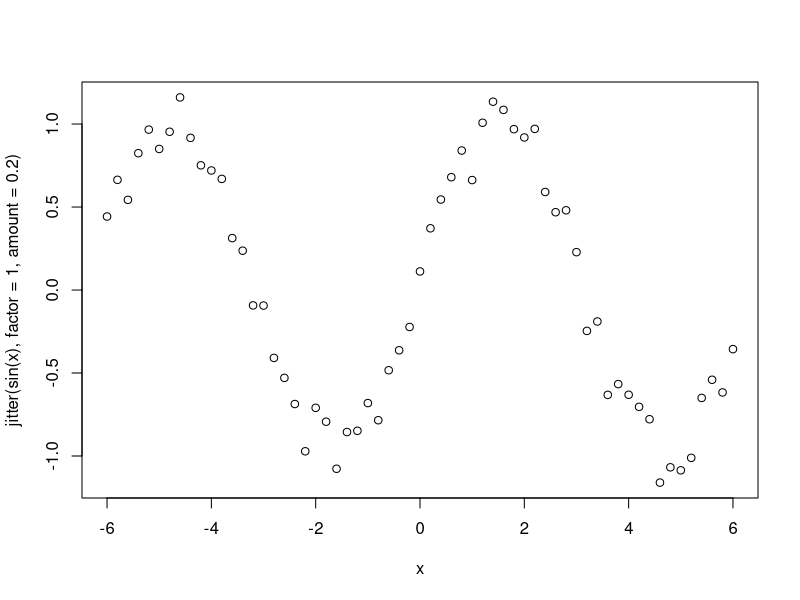
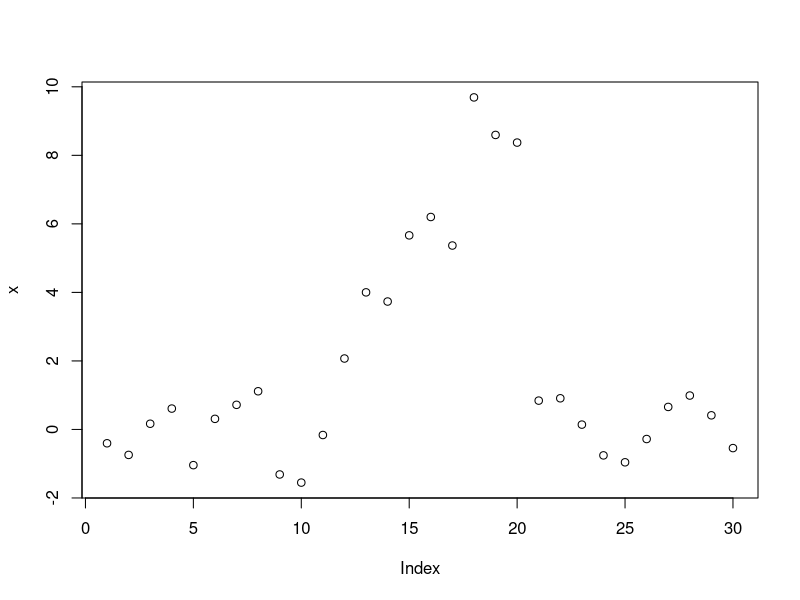

Source code (R) for these figures, in order: (Note: this script raises an error after producing the figures.)
## ---- chunk 1
sample(c("yes","no","maybe"), replace = TRUE, 10, prob=c(0.8,0.1,0.1))
iris[sample(nrow(iris), 5), ] # 5 random observations from iris
## ---- chunk 2
seq(along.with = 15:11) == seq_along(1:5) # 1 2 3 4 5
seq(4,11, length=20)
seq(4,11, by=3.2)
## ---- chunk 3
seq(as.Date("2000/1/1"), by = "month", length.out=12)
## ---- chunk 4
rep(c(1,2), times = 10) # 1 2 1 2 ...
rep(c(1,2), each = 10) # 111..222...
## ---- chunk 5
rnorm(3) # 3 random variables
rnorm(3, c(1, 10, 100)) # specifying means
## ---- chunk 6
y <- rnorm(1000); z <- rep(NA,1000)
messy_data <- sample(c(y,z), 100)
my_na <- is.na(messy_data) # gives us a logical vector of where the NAs are
## ---- chunk 7
totalNAs <- sum(my_na); print(totalNAs)
## ---- chunk 8
x <- seq(-6, 6, by=0.2)
plot(x, jitter(sin(x), factor = 1, amount = 0.2))
## ---- chunk 9
x <- list(numbers = 5:8, appletree = "a", age = 30)
class(x[1])
class(x[[1]])
x$appletree
identical(x$appletree, x[["appletree"]])
identical(x$appletree, x["appletree"])
x["appletree"]
## ---- chunk 10
x <- 11:20
x[2:10]  # equivalent to `x[-1]`, "all but index 1"
x[c(-1,-5,-6)] # equivalent to x[-c(1,5,6)]
## ---- chunk 11
x <- 1:10
x[x > 6]
## ---- chunk 12
x <- 1:5
u <- x > 3 # F F F T T
x[u]
## ---- chunk 13
x <- list(a = "ok", b = 3.2, c = 11:14)
identical(x[[1]], x$a)
identical(x[[1]], x["a"])  # x["a"] == x$a
## ---- chunk 14
x <- list(a = "ok", b = 3.2, c = 11:14)
x[[c(3,2)]] # 2nd elem of the 3rd elem
## ---- chunk 15
x <- list(berries = 1:4, pennies = "a")
name <- "berries"
x[[name]]
x$name
## ---- chunk 16
x <- matrix(1:6, 2, 3); print(x)
x[2,1]
x[1, ]  # first row
x[, 2]  # second column
## ---- chunk 17
x[2, , drop = FALSE]
## ---- chunk 18
x <- list(lamp = 1:3, lantern = 18:14)
x$la
x$lam
x[["lam"]]
x[["lam", exact = FALSE]]
## ---- chunk 19
x <- c(1,2,NA,4,NA)
bad <- is.na(x)
x[!bad]
## ---- chunk 20
y <- c(NA,2,3,4,NA)
good <- complete.cases(x,y); print(good)
x[good]
y[good]
## ---- chunk 21
fac <- sample(LETTERS[1:3], 5, replace = TRUE)
d <- data.frame(x = 1:5, y = 6:10, fac = fac)
d[1,2] <- NA; d[2,3] <- NA
good <- complete.cases(d)
d[good, ]  # keep good rows only, keep all columns
## ---- chunk 22
x <- c(rnorm(10), 1:10+rnorm(10), sin(1:10))
fac <- gl(3, 10, labels=c("normal", "linear", "sine"))
plot(x)
y <- split(x,fac)
qplot(y=x, facets=fac ~ .) + geom_smooth(method="lm", formula = y ~ poly(x, 5))
